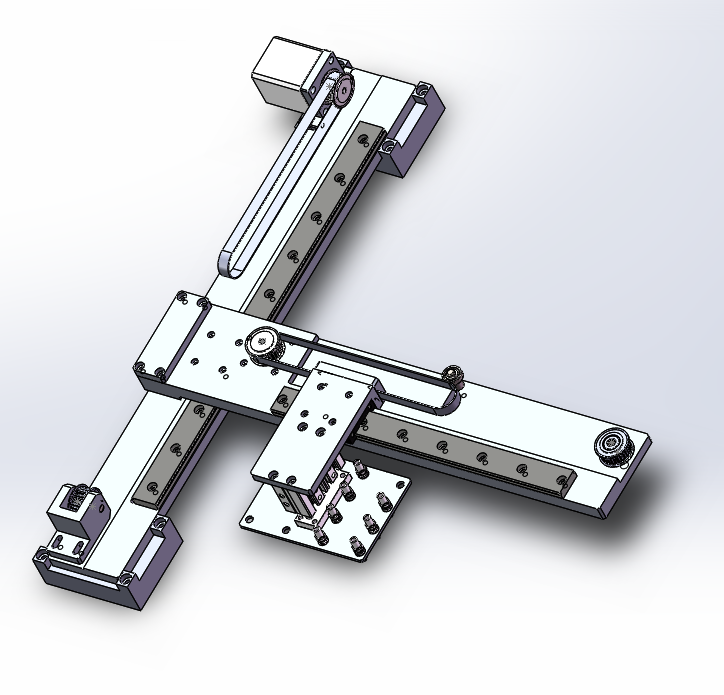
//> input picture opencvstudy/5-1/5-1/5-1/1.jpg, 724 x 695 px
$ ./main   (built with g++ and OpenCV 4)
//> lines starting //> are read from the running program, lines starting //| are printed output that depends on the picture
#include "opencv2/core/core.hpp"
#include "opencv2/imgproc/imgproc.hpp"
#include "opencv2/highgui/highgui.hpp"
#include <iostream>

using namespace cv;

int main()
{
	Mat srcImage = imread("1.jpg",0);
//> srcImage: 695 rows x 724 cols, CV_8UC1; min 0, max 255, mean 217.1
	imshow("origin", srcImage);
	int m = getOptimalDFTSize(srcImage.rows);
//> m = 720
	int n = getOptimalDFTSize(srcImage.cols);
//> n = 729

	Mat padded;
	copyMakeBorder(srcImage,padded,0,m-srcImage.rows,0,n-srcImage.cols,BORDER_CONSTANT,Scalar::all(0));
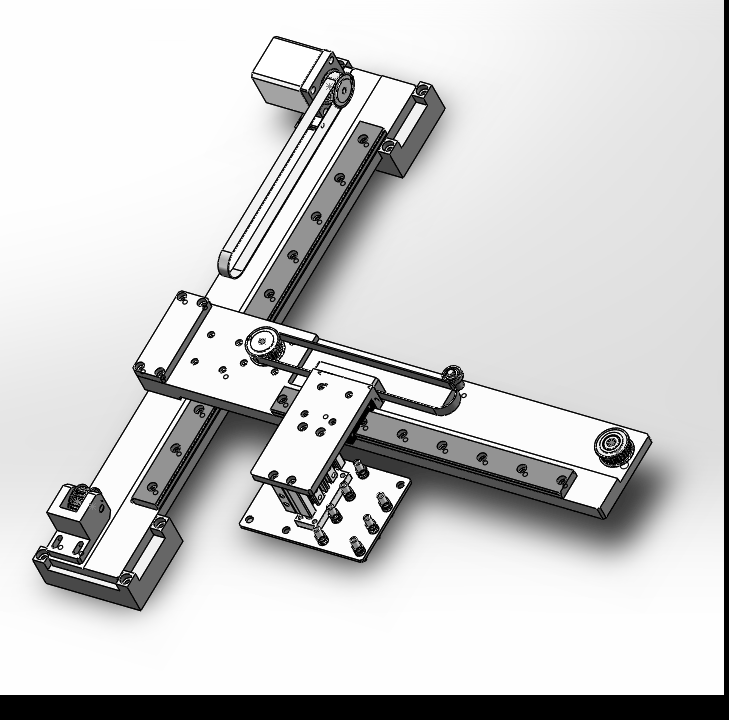
//> padded: 720 rows x 729 cols, CV_8UC1; min 0, max 255, mean 208.1

	Mat planes[] = { Mat_<float>(padded),Mat::zeros(padded.size(),CV_32F) };
//> planes[1]: 720 rows x 729 cols, CV_32FC1; every value is 0
	Mat complexI;
	merge(planes, 2, complexI);
	dft(complexI,complexI);
	split(complexI, planes);

	magnitude(planes[0], planes[1], planes[0]);
	Mat magnitudeImage = planes[0];

	magnitudeImage += Scalar::all(1);
	log(magnitudeImage, magnitudeImage);

	magnitudeImage = magnitudeImage(Rect(0,0,magnitudeImage.cols&-2,magnitudeImage.rows&-2));
//> magnitudeImage: 720 rows x 728 cols, CV_32FC1

	int cx = magnitudeImage.cols / 2;
//> cx = 364
	int cy = magnitudeImage.rows / 2;
//> cy = 360

	Mat q0(magnitudeImage,Rect(0,0,cx,cy));
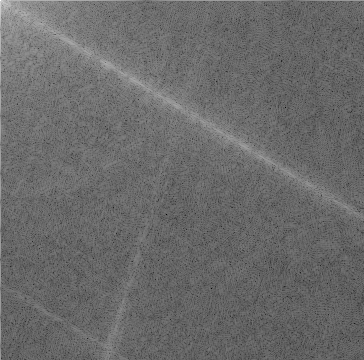
//> q0: 360 rows x 364 cols, CV_32FC1; min 2.17, max 18.51, mean 9.01; drawn with min black and max white
	Mat q1(magnitudeImage,Rect(cx,0,cx,cy));
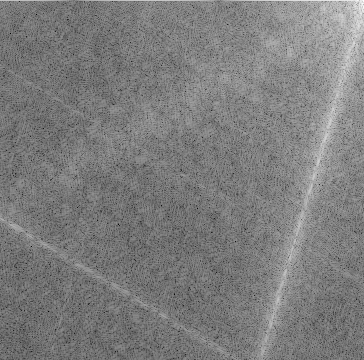
//> q1: 360 rows x 364 cols, CV_32FC1; min 3.45, max 14.72, mean 8.98; drawn with min black and max white
	Mat q2(magnitudeImage,Rect(0,cy,cx,cy));
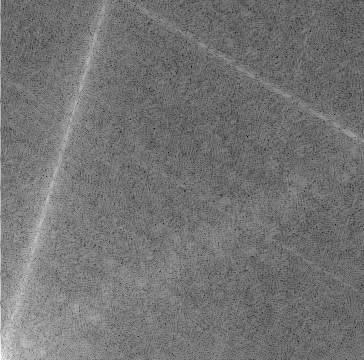
//> q2: 360 rows x 364 cols, CV_32FC1; min 3.45, max 15.63, mean 8.99; drawn with min black and max white
	Mat q3(magnitudeImage,Rect(cx,cy,cx,cy));
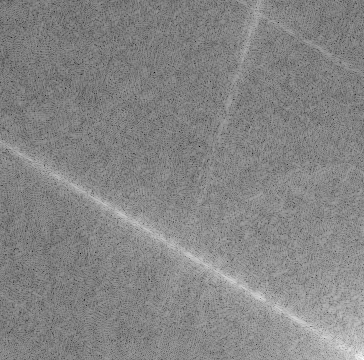
//> q3: 360 rows x 364 cols, CV_32FC1; min 2.17, max 15.19, mean 8.99; drawn with min black and max white

	Mat tmp;
	q0.copyTo(tmp);
	q3.copyTo(q0);
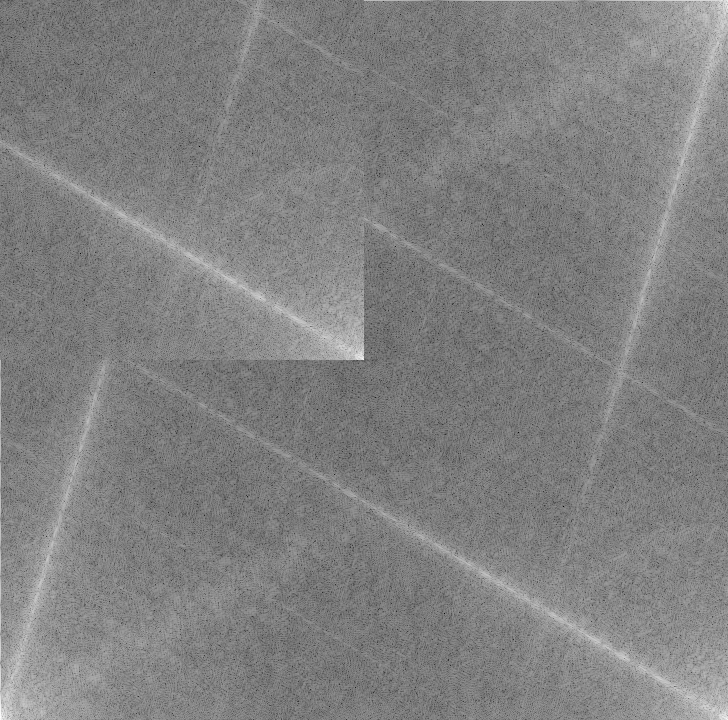
//> magnitudeImage: 720 rows x 728 cols, CV_32FC1; min 2.17, max 15.63, mean 8.99; drawn with min black and max white
	tmp.copyTo(q3);

	q1.copyTo(tmp);
	q2.copyTo(q1);
	tmp.copyTo(q2);
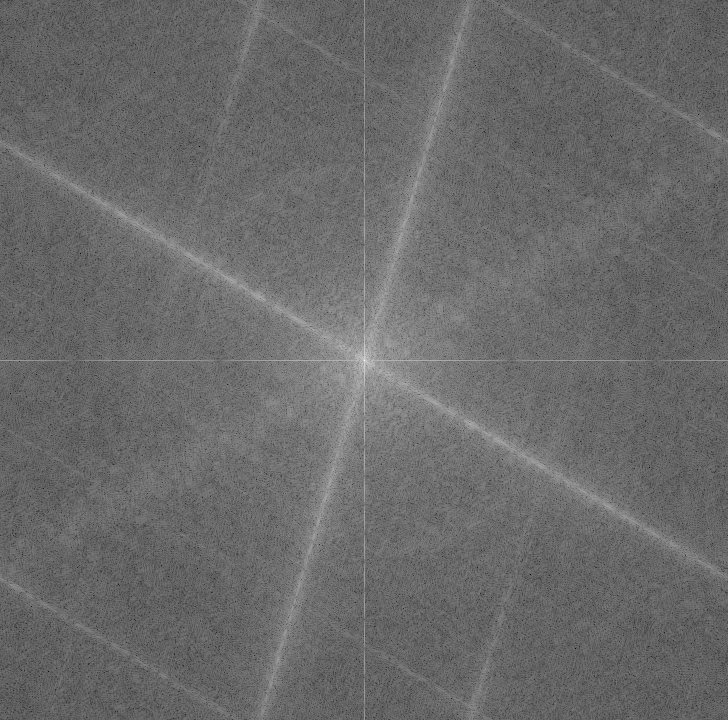
//> magnitudeImage: 720 rows x 728 cols, CV_32FC1; min 2.17, max 18.51, mean 8.99; drawn with min black and max white

	normalize(magnitudeImage, magnitudeImage, 0, 1, NORM_MINMAX);

	imshow("magnitudeImage",magnitudeImage);
	waitKey();
	return 0;
}
